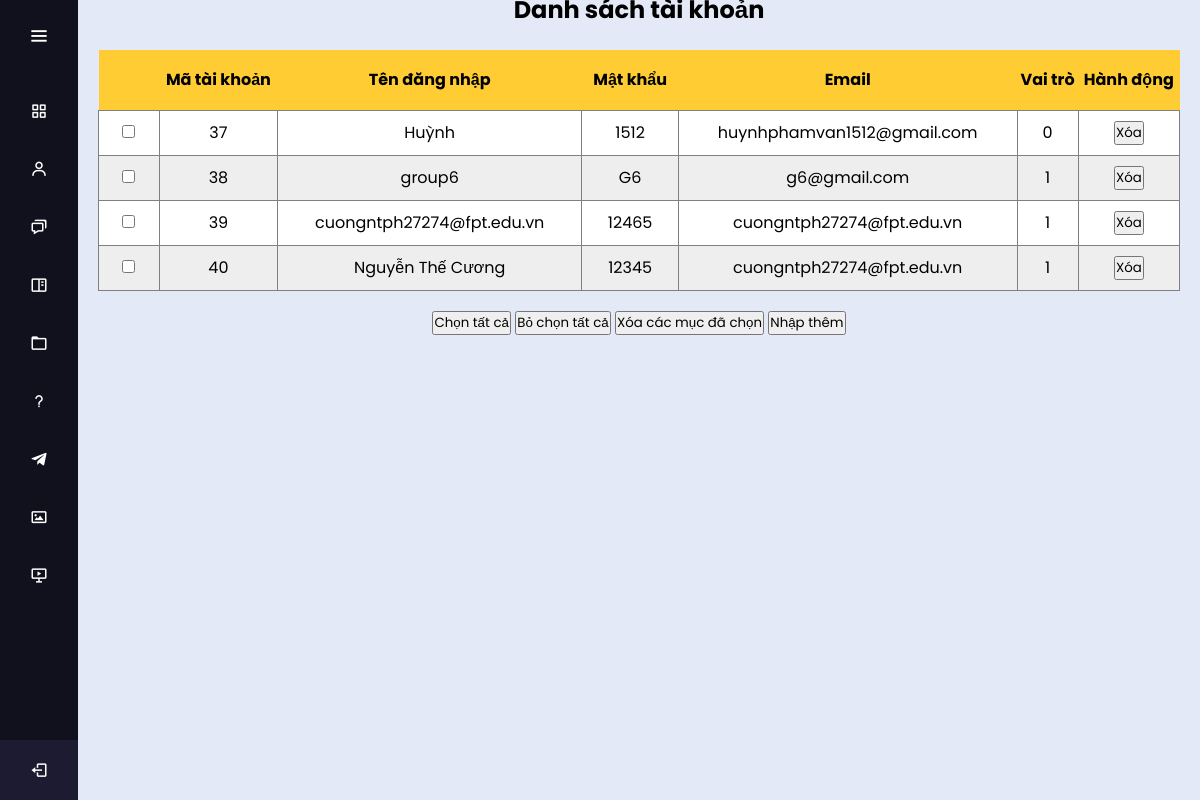
/admin/index.php?act=taikhoan, run on the app's committed database.
### tables this page shows
CREATE TABLE `khach_hang` (
  `ma_kh` int(11) NOT NULL,
  `mat_khau` varchar(50) NOT NULL,
  `ho_ten` varchar(50) NOT NULL,
  `vai_tro` bit(1) NOT NULL DEFAULT b'0',
  `hinh_anh` varchar(255) NOT NULL,
  `email` varchar(255) NOT NULL
);

### admin/model/pdo.php (called while the page is built, shortened)
<?php
function pdo_get_connection(){
    $dburl="mysql:host=localhost;dbname=duan;charset=utf8";
    $username='root';
    $password='';
    $conn=new PDO($dburl,$username,$password);
    $conn->setAttribute(PDO::ATTR_ERRMODE,PDO::ERRMODE_EXCEPTION);
    return $conn;
}
function pdo_query($sql){
    $sql_args=array_slice(func_get_args(),1);
    try{
        $conn=pdo_get_connection();
        $stmt=$conn->prepare($sql);
        $stmt->execute($sql_args);
        $rows=$stmt->fetchAll();
        return $rows;
    }
    catch(PDOException $e){
        throw $e;
    }
    finally{
        unset($conn);
    }
}
?>

### admin/model/admin.php (called while the page is built, shortened)
<?php
function loadAll_taikhoan(){
    $sql="select * from khach_hang ";
    $listkhachhang =pdo_query($sql);
    return $listkhachhang;
}

### admin/taikhoan/taikhoan.php (the view, shortened to what this page needs)
<div class="css_moi">
            <div class="row tieude_user">
               <h1>Danh sách tài khoản</h1>
            </div>
            <div class="row">
               <div class="  tablee  ">
                  <table>
                     <tr>
                        <th></th>
                        <th>Mã tài khoản</th>
                        <th>Tên đăng nhập</th>
                        <th>Mật khẩu</th>
                        <th>Email</th>
                        <th>Vai trò</th>
                        <th>Hành động</th>
                     </tr>
                     <?php
                     foreach($loadtk as $tk){
                        extract($tk);
                        $xoatk="index.php?act=xoatk&ma_kh=".$ma_kh;
                        echo '<tr>
                        <td><input type="checkbox" name="" id=""></td>
                        <td>'.$ma_kh.'</td>
                        <td>'.$ho_ten.'</td>
                        <td>'.$mat_khau.'</td>
                        <td>'.$email.'</td>
                        <td>'.$vai_tro.'</td>
                        <td></a> <a href="'.$xoatk.'"><input type="button" value="Xóa"></a></td>
                     </tr>';
                     }
                     ?>
                  </table>
               </div>
               <div class="  row">
                  <input type="button" value="Chọn tất cả">
                  <input type="button" value="Bỏ chọn tất cả">
                  <input type="button" value="Xóa các mục đã chọn">
                  <a href="index.php?act=adddm"><input type="button" value="Nhập thêm"></a>
               </div>
            </div>
         </div>

### admin/css/style.css (style rules this page uses)
* { margin: 0; padding: 0; box-sizing: border-box; font-family: "Poppins" , sans-serif; }
.css_moi { text-align: center; }
.tieude_user { text-align: center; }
.tablee table { width: 100%; border-collapse: collapse; }
.tablee table th { padding: 20px 0px; background-color: #CCC; }
.tablee table tr { background: #E4E9F7; }
.tablee table td { border: 1px gray solid; padding: 10px 20px; }
.tablee { text-align: center; }

### admin/view/header.php (style rules this page uses)
* { margin: 0; padding: 0; box-sizing: border-box; font-family: "Poppins", sans-serif; }
.css_moi { text-align: center; }
.tieude_user { text-align: center; }
.tablee table { border-collapse: collapse; width: 100%; }
table tr:nth-child(odd) { background-color: #eee; }
table tr:nth-child(even) { background-color: white; }
table tr:nth-child(1) { background-color: skyblue; }
.tablee table th { padding: 20px 0px; background-color: #CCC; }
.tablee table td { border: 1px gray solid; padding: 10px 20px; }
.tablee table th { border: 0.5px gray; background: #E4E9F7; background-color: #FFCC33; }
.tablee { margin: 20px; margin-top: 30px; text-align: center; }
body { background-color: #E4E9F7; min-height: 100vh; line-height: 20px; font-family: monospace; }

### data on the page
khach_hang: ma_kh "37", ho_ten "Huỳnh", mat_khau "1512", email "huynhphamvan1512@gmail.com", vai_tro "0"
khach_hang: ma_kh "38", ho_ten "group6", mat_khau "G6", email "g6@gmail.com", vai_tro "1"
khach_hang: ma_kh "39", ho_ten "cuongntph27274@fpt.edu.vn", mat_khau "12465", email "cuongntph27274@fpt.edu.vn", vai_tro "1"
khach_hang: ma_kh "40", ho_ten "Nguyễn Thế Cương", mat_khau "12345", email "cuongntph27274@fpt.edu.vn", vai_tro "1"
